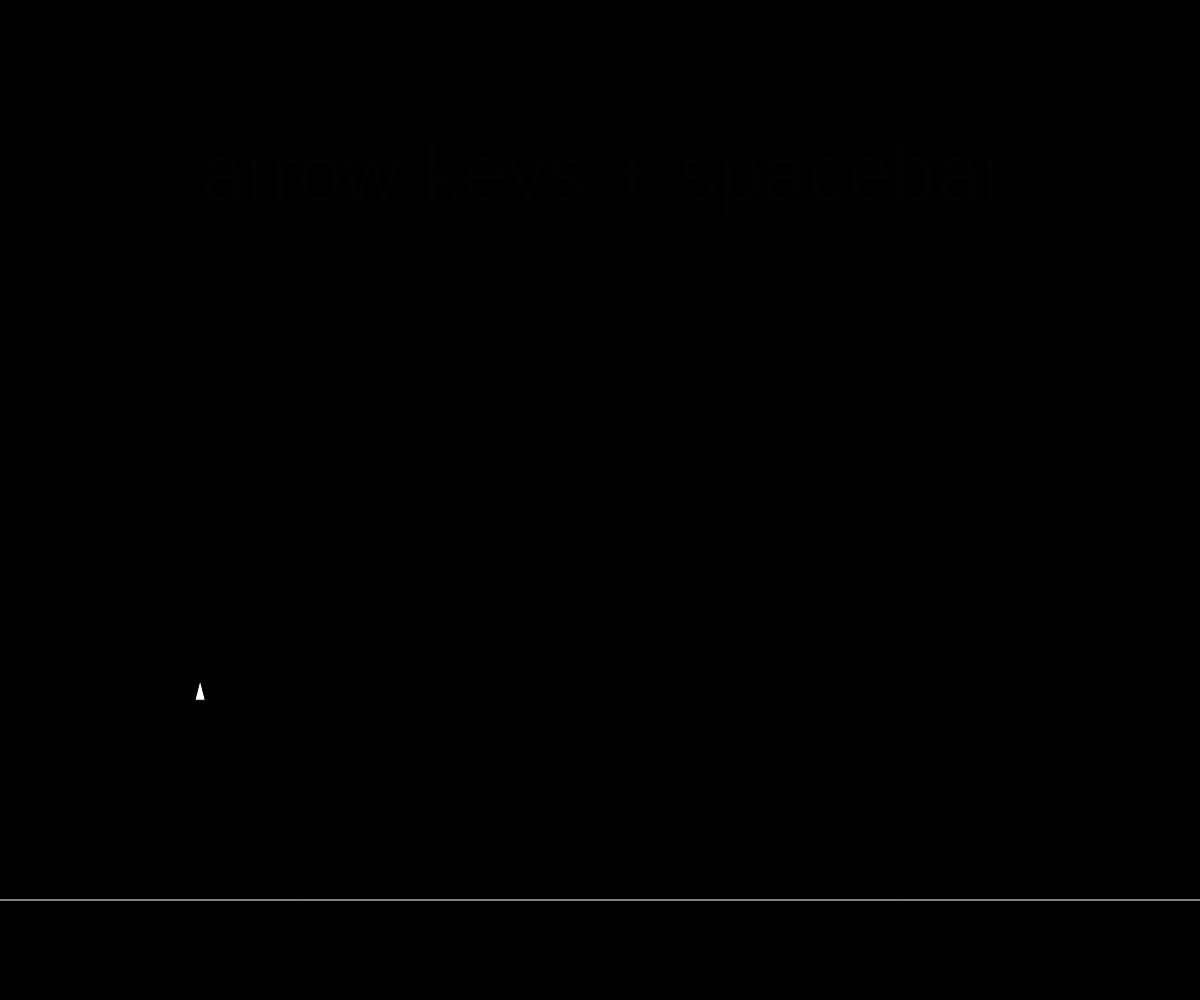
Frame 1 (no input)
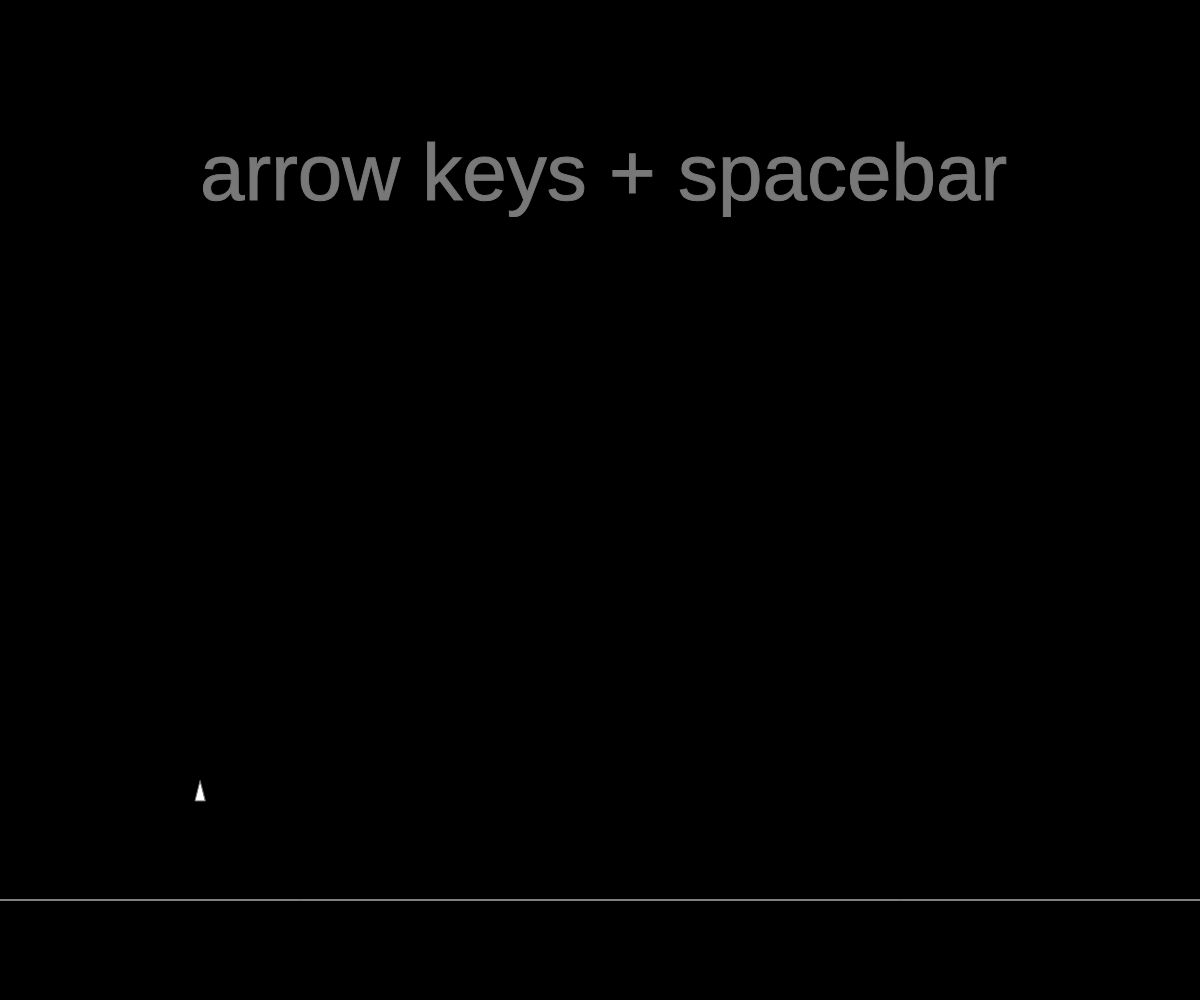
Frame 60 (no input)
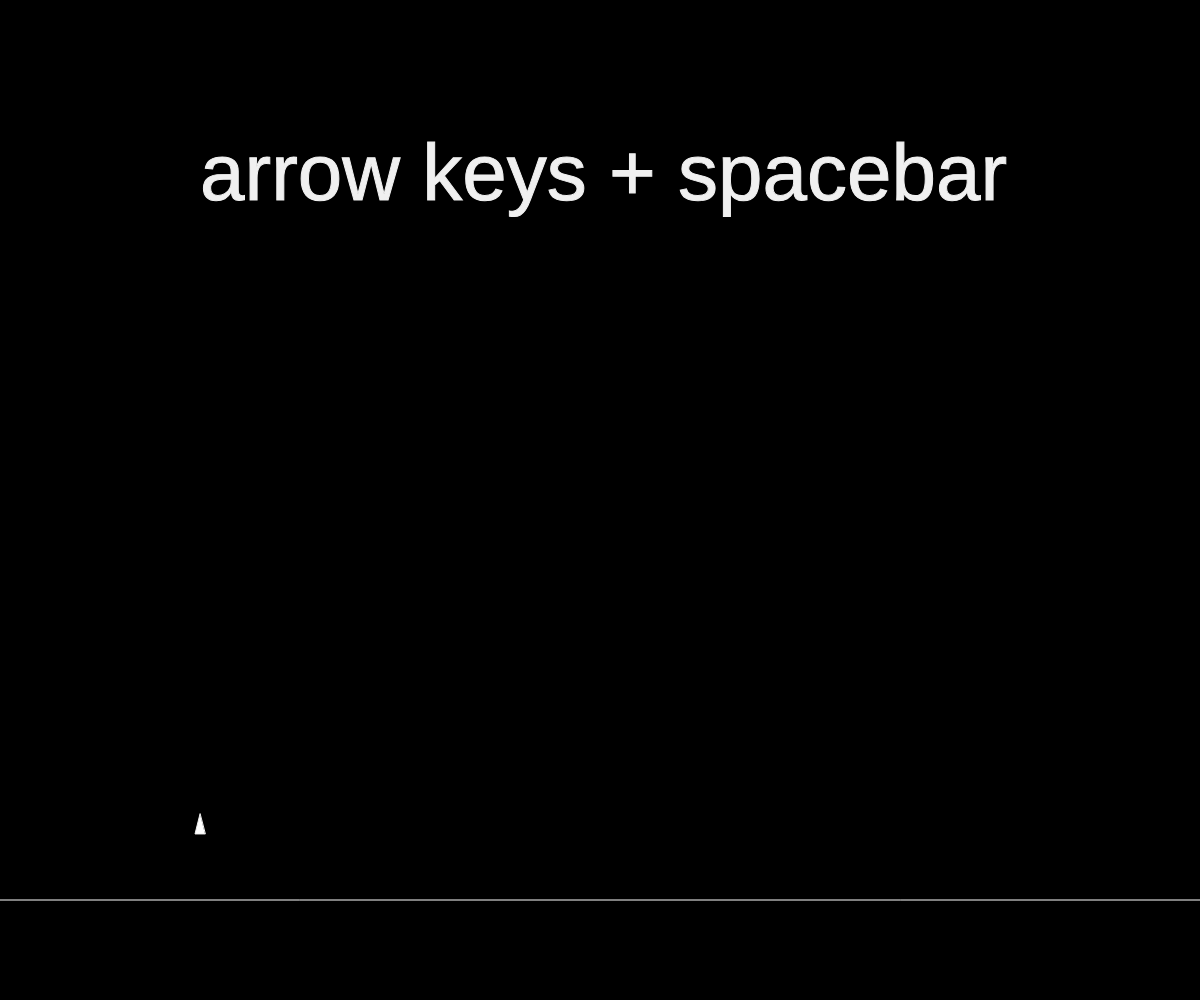
Frame 120 (the mouse pressed at the canvas centre since frame 60)

The p5.js sketch that drew these frames (run headless with seeded random() and noise() and a simulated clock; from frame 60 on, the mouse is pressed at the canvas centre):

// p5.js sketch
// ── sketch.js
var rockets = [];
var gravity = -0.25;
var textColor = 0;
var moved = false;
var drawingLoops = false;
var loopsColor = 0;
var drawingHigh = false;
var highColor = 0;

function setup() {
  createCanvas(windowWidth, windowHeight);
  background(0);
  rockets.push(new Rocket(200, 700));
}

function draw() {
  background(0);
  
  if (!moved && textColor < 255) {
    textColor+= 2;
  }
  
  if (!moved || textColor > 0) {
    textAlign(LEFT);
    textSize(80);
    textFont('Helvetica');
    stroke(textColor);
    fill(textColor, textColor, textColor);
    text('arrow keys + spacebar', windowWidth/2-400, 200);
  }
  
  if (moved && textColor > 0) {
    textColor-=2;
  }
  
  if (drawingLoops) {
    textAlign(RIGHT);
    if (loopsColor < 255) {
      loopsColor += 2;
    }
    textSize(30);
    textFont('Helvetica');
    stroke(loopsColor);
    fill(loopsColor, loopsColor, loopsColor);
    text('Loops: ' + rockets[0].loops, windowWidth-40, 50);
  }
  
  if (drawingHigh) {
    textAlign(RIGHT);
    if (highColor < 255) {
      highColor += 2;
    }
    textSize(30);
    textFont('Helvetica');
    stroke(highColor);
    fill(highColor, highColor, highColor);
    text('Highest: ' + rockets[0].highScore, windowWidth-40, 90);
  }


  for (i = 0; i < rockets.length; i++) {
    rockets[i].update();
  }

  resetMatrix();
  stroke(255);
  strokeWeight(1);
  line(0, height-100, width, height-100);
}

// ── rocket.js
last_points = [];

function Rocket(x, y) {
  this.x = x;
  this.y = y;
  this.v_x = 0;
  this.v_y = 0;
  this.a_x = 0;
  this.a_y = gravity;
  this.angle = 0;
  this.prevangle = 0;
  this.accel = false; 
  this.thrust = 0;
  this.highScore = 0;
  
  
  this.checkpointsLeft = {
    0: false, 
    1: false, 
    2: false, 
    3: false,
    4: false,
    5: false,
    6: false,
  }
  
  this.checkpointsRight = {
    0: false, 
    1: false, 
    2: false, 
    3: false,
    4: false,
    5: false,
    6: false,
  }
  
  this.loops = 0;

  this.update = function() {

    if (keyIsDown(32)) {
      this.thrust = 1;
      this.accel = true;
      moved = true;
    }
    else {
      this.thrust = 0;
      for (x in this.checkpointsLeft) {
        this.checkpointsLeft[x] = false;
      }
      for (x in this.checkpointsRight) {
        this.checkpointsRight[x] = false;
      }
    }

    if (keyIsDown(LEFT_ARROW)) {
      this.prevangle = this.angle;
      this.angle -= 0.1;
      for (x in this.checkpointsLeft) {
        if (this.prevangle > x && x > this.angle) {
          this.checkpointsLeft[x] = true;
          this.checkpointsRight[x] = false;
        }
      }
    }

    if (keyIsDown(RIGHT_ARROW)) {
      this.prevangle = this.angle;
      this.angle += 0.1;
      for (x in this.checkpointsRight) {
        if (x == 0) {
          if (this.prevangle < 2*PI && 2*PI < this.angle) {
            this.checkpointsRight[x] = true;
            this.checkpointsLeft[x] = false;
          }
        }
        if (this.prevangle < x && x < this.angle) {
          this.checkpointsRight[x] = true;
          this.checkpointsLeft[x] = false;
        }
      }
    }
    
    if (this.angle > 2*PI) {
      this.angle -= 2*PI;
    }
    
    if (this.angle < 0) {
      this.angle += 2*PI;
    }
    
    if (Object.values(this.checkpointsLeft).every(item => item)) {
      this.loops++;
      drawingLoops = true;
      for (x in this.checkpointsLeft) {
        this.checkpointsLeft[x] = false;
      }
    }
    
    if (Object.values(this.checkpointsRight).every(item => item)) {
      this.loops++;
      drawingLoops = true;
      for (x in this.checkpointsRight) {
        this.checkpointsRight[x] = false;
      }
    }

    this.a_x = this.thrust*sin(this.angle);
    this.a_y = -this.thrust*cos(this.angle) - gravity;
    this.v_x += this.a_x;
    this.v_y += this.a_y;
    this.v_x *= 0.95;
    this.v_y *= 0.99;
    this.x += this.v_x;
    this.y += this.v_y;

    if (this.x < 0) {
      if (this.loops > 0) {
        drawingHigh = true;
        if (this.loops > this.highScore) {
          this.highScore = this.loops;
        }
      }
      this.loops = 0;
      this.x = 0;
      this.a_x = -this.a_x;
      this.v_x = -this.v_x;
      this.angle = -this.angle;
    }

    if (this.x > width) {
      if (this.loops > 0) {
        drawingHigh = true;
        if (this.loops > this.highScore) {
          this.highScore = this.loops;
        }
      }
      this.loops = 0;
      this.x = width;
      this.a_x = -this.a_x;
      this.v_x = -this.v_x;
      this.angle = -this.angle;
    }

    if (this.y < 20) {
      if (this.loops > 0) {
        drawingHigh = true;
        if (this.loops > this.highScore) {
          this.highScore = this.loops;
        }
      }
      this.loops = 0;
      this.a_y *= -1;
      this.v_y *= -1;
      this.y = 20;
    //  this.angle = PI-this.angle;
    }

    if (this.y > height-100) {
      if (this.loops > 0) {
        drawingHigh = true;
        if (this.loops > this.highScore) {
          this.highScore = this.loops;
        }
      }
      this.loops = 0;
      this.a_y *= -1;
      this.v_y *= -1;
      this.y = height-100;
  //    this.angle = PI-this.angle;
    }



    if (!this.accel) {
  //    this.angle = sin(frameCount / 10)*HALF_PI;
    }

    else {

      resetMatrix();
      strokeWeight(3);
      last_points.push([this.x, this.y]);
      if (last_points.length > 25)
      {
        last_points.shift();
      }

      for(i = 0; i < last_points.length-1; i++) {
        stroke(255*i/last_points.length);
        line(last_points[i][0], last_points[i][1], last_points[i+1][0], last_points[i+1][1]);
      }

    }

      this.draw();



  }

  this.draw = function() {
    fill(255);
    translate(this.x, this.y);
    rotate(this.angle);
    triangle(0, -20, -5, 0, 5, 0);
  }

  this.startAccel = function() {
    this.thrust = 1;
    this.accel = true;
  }

}
